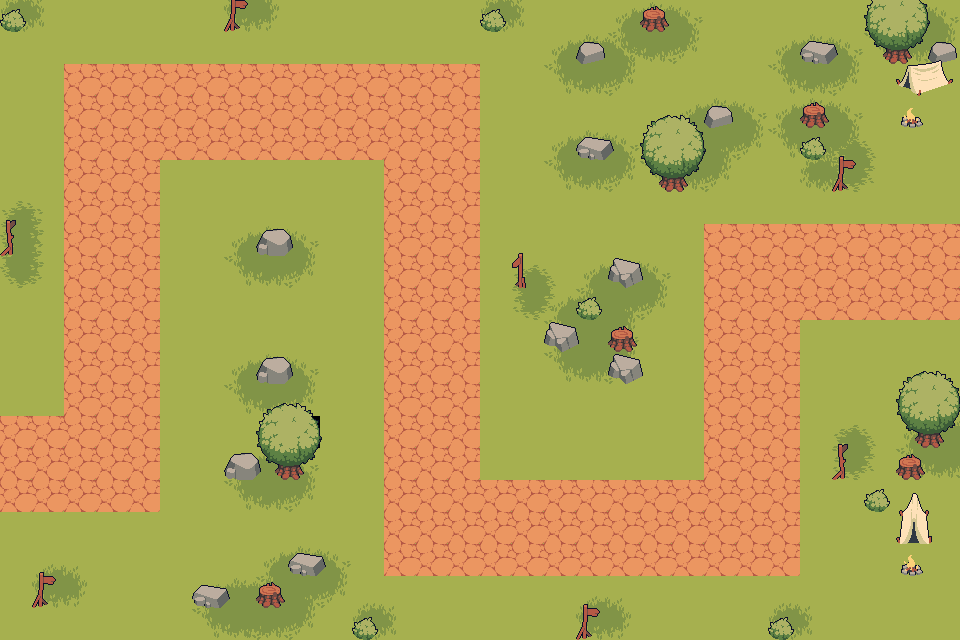

Tiled map render using the project's own tile images. Description and the whole map definition, tile-layer contents included, below:
An orthogonal 30x20 tile map with 32x32 px tiles, 3 tile layers (road, shadows, brush), 10 tilesets and 1 object.

<map version="1.10" tiledversion="1.10.2" orientation="orthogonal" renderorder="left-up" width="30" height="20" tilewidth="32" tileheight="32" infinite="0" nextlayerid="10" nextobjectid="3">
 <editorsettings>
  <export target="level1.json" format="json" />
 </editorsettings>
 <tileset firstgid="1" source="../tileset/FieldsTileset.tsx" />
 <tileset firstgid="65" source="../tileset/fence.tsx" />
 <tileset firstgid="75" source="../tileset/pointer.tsx" />
 <tileset firstgid="81" source="../tileset/shadow.tsx" />
 <tileset firstgid="87" source="../tileset/stone.tsx" />
 <tileset firstgid="103" source="../tileset/Tree1.tsx" />
 <tileset firstgid="104" source="../tileset/Tree2.tsx" />
 <tileset firstgid="105" source="../tileset/campfire.tsx" />
 <tileset firstgid="111" source="../tileset/camp.tsx" />
 <tileset firstgid="117" source="../tileset/brush.tsx" />
 <layer id="1" name="road" width="30" height="20">
  <data encoding="csv">
38,38,38,38,38,38,38,38,38,38,38,38,38,38,38,38,38,38,38,38,38,38,38,38,38,38,38,38,38,38,
38,38,38,38,38,38,38,38,38,38,38,38,38,38,38,38,38,38,38,38,38,38,38,38,38,38,38,38,38,38,
38,38,1,1,1,1,1,1,1,1,1,1,1,1,1,38,38,38,38,38,38,38,38,38,38,38,38,38,38,38,
38,38,1,1,1,1,1,1,1,1,1,1,1,1,1,38,38,38,38,38,38,38,38,38,38,38,38,38,38,38,
38,38,1,1,1,1,1,1,1,1,1,1,1,1,1,38,38,38,38,38,38,38,38,38,38,38,38,38,38,38,
38,38,1,1,1,38,38,38,38,38,38,38,1,1,1,38,38,38,38,38,38,38,38,38,38,38,38,38,38,38,
38,38,1,1,1,38,38,38,38,38,38,38,1,1,1,38,38,38,38,38,38,38,38,38,38,38,38,38,38,38,
38,38,1,1,1,38,38,38,38,38,38,38,1,1,1,38,38,38,38,38,38,38,1,1,1,1,1,1,1,1,
38,38,1,1,1,38,38,38,38,38,38,38,1,1,1,38,38,38,38,38,38,38,1,1,1,1,1,1,1,1,
38,38,1,1,1,38,38,38,38,38,38,38,1,1,1,38,38,38,38,38,38,38,1,1,1,1,1,1,1,1,
38,38,1,1,1,38,38,38,38,38,38,38,1,1,1,38,38,38,38,38,38,38,1,1,1,38,38,38,38,38,
38,38,1,1,1,38,38,38,38,38,38,38,1,1,1,38,38,38,38,38,38,38,1,1,1,38,38,38,38,38,
38,38,1,1,1,38,38,38,38,38,38,38,1,1,1,38,38,38,38,38,38,38,1,1,1,38,38,38,38,38,
1,1,1,1,1,38,38,38,38,0,38,38,1,1,1,38,38,38,38,38,38,38,1,1,1,38,38,38,38,38,
1,1,1,1,1,38,38,38,38,38,38,38,1,1,1,38,38,38,38,38,38,38,1,1,1,38,38,38,38,38,
1,1,1,1,1,38,38,38,38,38,38,38,1,1,1,1,1,1,1,1,1,1,1,1,1,38,38,38,38,38,
38,38,38,38,38,38,38,38,38,38,38,38,1,1,1,1,1,1,1,1,1,1,1,1,1,38,38,38,38,38,
38,38,38,38,38,38,38,38,38,38,38,38,1,1,1,1,1,1,1,1,1,1,1,1,1,38,38,38,38,38,
38,38,38,38,38,38,38,38,38,38,38,38,38,38,38,38,38,38,38,38,38,38,38,38,38,38,38,38,38,38,
38,38,38,38,38,38,38,38,38,38,38,38,38,38,38,38,38,38,38,38,38,38,38,38,38,38,38,38,38,38
</data>
 </layer>
 <layer id="5" name="shadows" width="30" height="20">
  <data encoding="csv">
84,0,0,0,0,0,0,85,0,0,0,0,0,0,0,84,0,0,0,0,0,0,0,0,0,0,0,0,0,0,
0,0,0,0,0,0,0,0,0,0,0,0,0,0,0,0,0,0,0,86,0,0,0,0,0,0,0,86,0,0,
0,0,0,0,0,0,0,0,0,0,0,0,0,0,0,0,0,86,0,0,0,0,0,0,86,0,0,0,0,0,
0,0,0,0,0,0,0,0,0,0,0,0,0,0,0,0,0,0,0,0,0,0,0,0,0,0,0,0,0,0,
0,0,0,0,0,0,0,0,0,0,0,0,0,0,0,0,0,0,0,0,0,86,0,0,86,84,0,0,0,0,
0,0,0,0,0,0,0,0,0,0,0,0,0,0,0,0,0,86,0,0,86,0,0,0,0,84,2684354645,0,0,0,
0,0,0,0,0,0,0,0,0,0,0,0,0,0,0,0,0,0,0,0,0,0,0,0,0,0,0,0,0,0,
1610612821,0,0,0,0,0,0,0,0,0,0,0,0,0,0,0,0,0,0,0,0,0,0,0,0,0,0,0,0,0,
1610612821,0,0,0,0,0,0,86,0,0,0,0,0,0,0,0,0,0,0,0,0,0,0,0,0,0,0,0,0,0,
0,0,0,0,0,0,0,0,0,0,0,0,0,0,0,0,2684354645,0,86,0,0,0,0,0,0,0,0,0,0,0,
0,0,0,0,0,0,0,0,0,0,0,0,0,0,0,0,0,86,0,0,0,0,0,0,0,0,0,0,0,0,
0,0,0,0,0,0,0,0,0,0,0,0,0,0,0,0,0,86,0,0,0,0,0,0,0,0,0,0,0,0,
0,0,0,0,0,0,0,86,0,0,0,0,0,0,0,0,0,0,0,0,0,0,0,0,0,0,0,0,0,0,
0,0,0,0,0,0,0,0,0,0,0,0,0,0,0,0,0,0,0,0,0,0,0,0,0,0,0,0,0,0,
0,0,0,0,0,0,0,0,0,0,0,0,0,0,0,0,0,0,0,0,0,0,0,0,0,0,2684354645,0,86,0,
0,0,0,0,0,0,0,86,0,0,0,0,0,0,0,0,0,0,0,0,0,0,0,0,0,0,0,0,0,0,
0,0,0,0,0,0,0,0,0,0,0,0,0,0,0,0,0,0,0,0,0,0,0,0,0,0,0,0,0,0,
0,0,0,0,0,0,0,0,0,0,0,0,0,0,0,0,0,0,0,0,0,0,0,0,0,0,0,0,0,0,
0,85,0,0,0,0,0,0,86,0,0,0,0,0,0,0,0,0,0,0,0,0,0,0,0,0,0,0,0,0,
0,0,0,0,0,0,86,86,0,0,0,84,0,0,0,0,0,0,85,0,0,0,0,0,84,0,0,0,0,0
</data>
 </layer>
 <layer id="9" name="brush" width="30" height="20">
  <data encoding="csv">
117,0,0,0,0,0,0,78,0,0,0,0,0,0,0,117,0,0,0,0,104,0,0,0,0,0,0,0,0,0,
0,0,0,0,0,0,0,0,0,0,0,0,0,0,0,0,0,0,98,0,0,0,0,0,0,94,0,103,0,98,
0,0,0,0,0,0,0,0,0,0,0,0,0,0,0,0,0,0,0,0,0,0,0,0,0,0,0,0,111,0,
0,0,0,0,0,0,0,0,0,0,0,0,0,0,0,0,0,0,0,0,0,0,98,0,0,104,0,0,105,0,
0,0,0,0,0,0,0,0,0,0,0,0,0,0,0,0,0,0,94,0,0,0,0,0,0,117,0,0,0,0,
0,0,0,0,0,0,0,0,0,0,0,0,0,0,0,0,0,0,0,0,103,0,0,0,0,0,78,0,0,0,
0,0,0,0,0,0,0,0,0,0,0,0,0,0,0,0,0,0,0,0,0,0,0,0,0,0,0,0,0,0,
77,0,0,0,0,0,0,0,93,0,0,0,0,0,0,0,0,0,0,0,0,0,0,0,0,0,0,0,0,0,
0,0,0,0,0,0,0,0,0,0,0,0,0,0,0,0,76,0,0,97,0,0,0,0,0,0,0,0,0,0,
0,0,0,0,0,0,0,0,0,0,0,0,0,0,0,0,0,0,117,0,0,0,0,0,0,0,0,0,0,0,
0,0,0,0,0,0,0,0,0,0,0,0,0,0,0,0,0,97,0,104,0,0,0,0,0,0,0,0,0,0,
0,0,0,0,0,0,0,0,93,0,0,0,0,0,0,0,0,0,0,97,0,0,0,0,0,0,0,0,0,0,
0,0,0,0,0,0,0,0,0,0,0,0,0,0,0,0,0,0,0,0,0,0,0,0,0,0,0,0,0,0,
0,0,0,0,0,0,0,0,0,0,0,0,0,0,0,0,0,0,0,0,0,0,0,0,0,0,0,0,103,0,
0,0,0,0,0,0,0,93,103,0,0,0,0,0,0,0,0,0,0,0,0,0,0,0,0,0,77,0,104,0,
0,0,0,0,0,0,0,0,0,0,0,0,0,0,0,0,0,0,0,0,0,0,0,0,0,0,0,117,0,0,
0,0,0,0,0,0,0,0,0,0,0,0,0,0,0,0,0,0,0,0,0,0,0,0,0,0,0,0,112,0,
0,0,0,0,0,0,0,0,0,94,0,0,0,0,0,0,0,0,0,0,0,0,0,0,0,0,0,0,106,0,
0,78,0,0,0,0,94,0,104,0,0,0,0,0,0,0,0,0,0,0,0,0,0,0,0,0,0,0,0,0,
0,0,0,0,0,0,0,0,0,0,0,117,0,0,0,0,0,0,78,0,0,0,0,0,117,0,0,0,0,0
</data>
 </layer>
 <objectgroup id="8" name="waypoints" visible="0">
  <object id="2" x="-69" y="465">
   <polyline points="0,0 182,0 182,-355 501,-355 501,64 823,65 823,-194 1058,-194" />
  </object>
 </objectgroup>
</map>
